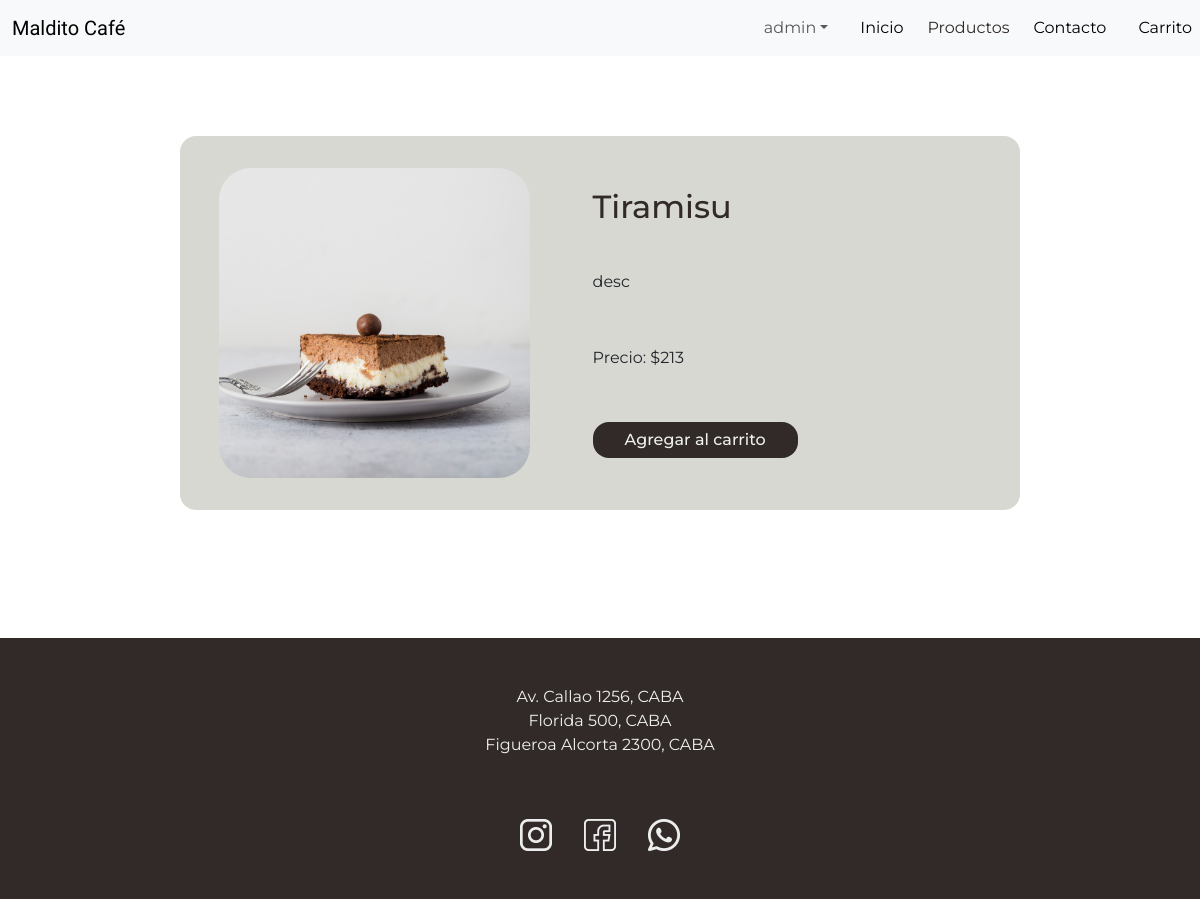
The page /index.php?sec=detalle&id=9 (signed in) on the database as committed earlier.
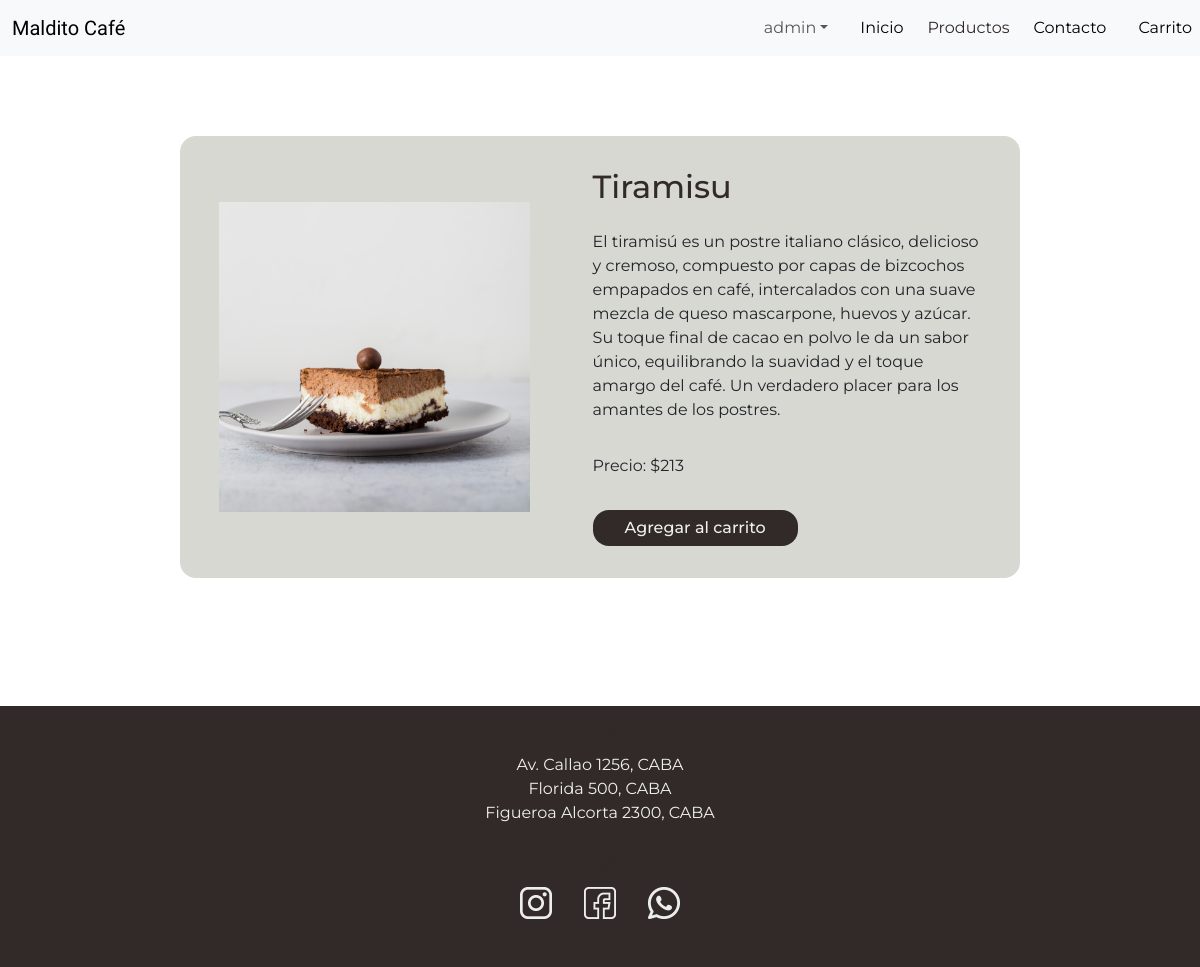
The same page on the database as committed later.
### tables this page shows
CREATE TABLE `productos_bar` (
  `id` int(11) UNSIGNED NOT NULL,
  `nombre` varchar(50) NOT NULL,
  `descripcion` mediumtext DEFAULT NULL,
  `imagen` varchar(70) DEFAULT NULL,
  `precio` decimal(10,0) UNSIGNED NOT NULL,
  `stock` int(10) UNSIGNED DEFAULT NULL
);

### clases/conexion.php (called while the page is built, shortened)
<?php
class Conexion {
    private $servername = "localhost";
    private $username = "root";
    private $password = "";
    private $db = "maldito";
    protected $conn;
    public function __construct (){
        try {
            $this->conn = new PDO ("mysql: host=$this->servername;dbname=$this->db", $this->username, $this->password);
            $this->conn->setAttribute(PDO::ATTR_ERRMODE, PDO::ERRMODE_EXCEPTION);
        } catch (PDOException $e){
            echo "Conexión fallida: ". $e->getMessage();
        }
    }
    public function getConn (){
        return $this->conn;
    }
}
?>

### clases/Productos.php (called while the page is built, shortened)
<?php
require 'conexion.php';
class Producto
{
    private $conn;
    private $tabla = 'productos_bar';
    public function __construct ()
    {
        $database_conexion = new Conexion();
        $this->conn = $database_conexion ->getConn();
    }
    public function read ($id)
    {
        $query = "SELECT * FROM $this->tabla WHERE id = :id";
        $stmt = $this->conn->prepare($query);
        $stmt ->bindParam (":id", $id);
        $stmt-> execute();
        return $stmt;
    }
}

### views/detalle.php (the view)
<?php
require_once "clases/Productos.php";
$producto = new Producto();
$id = isset($_GET['id']) ? $_GET['id'] : die('ERROR: REGISTRO NO ENCONTRADO');
$stmt = $producto->read($id);
$row = $stmt->fetch(PDO::FETCH_ASSOC);
if ($row){
  echo '<section id="detalle-producto">';
    echo '<div class="detalle__img">';
    echo '<img alt="' . $row['nombre'] . '" src="img/' . $row['imagen'] . '">';
    echo '</div>';
    echo '<div>';
      echo '<h2>' . $row['nombre']  . '</h2>';
      echo '<p>' .  $row['descripcion']. '</p>';
      echo '<p>Precio: $' .  $row['precio'] . '</p>';
      echo '<a class="btn" href="index.php?sec=carrito&accion=agregar&id={$id}">Agregar al carrito</a>';
    echo '</div>';
echo'</section>';
} else {
  echo '
  <h2>Te pedimos disculpas!</h2>
  <p>En este momento nos encontramos preparando más cosas ricas para sorprenderte. Intenta nuevamente en unos minutos</p>';
}
?>

Rows that differ between the two databases and show on the page:
changed productos_bar "Tiramisu": descripcion "desc" → "El tiramisú es un postre italiano clásico, delicioso y cremoso, compuesto por capas de bizcochos empapados en café, intercalados con una suave mezcla de queso mascarpone, huevos y azúcar. Su toque final de cacao en polvo le da un sabor único, equilibrando la suavidad y el toque amargo del café. Un verdadero placer para los amantes de los postres."
